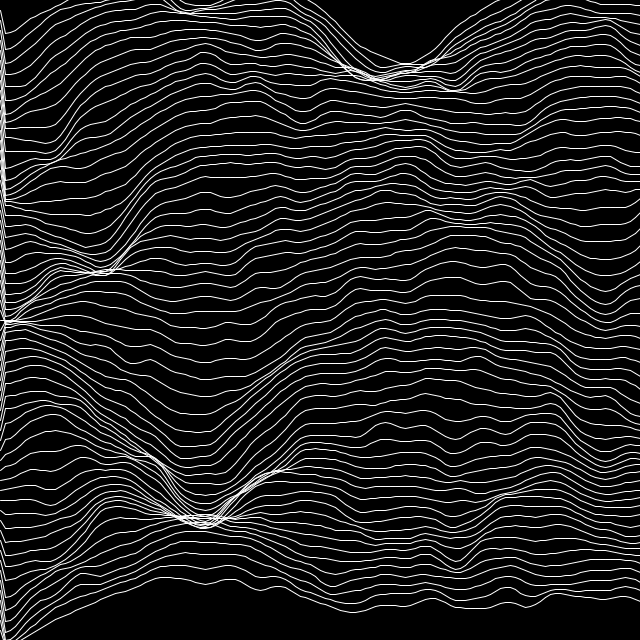
Frame 1 (no input)
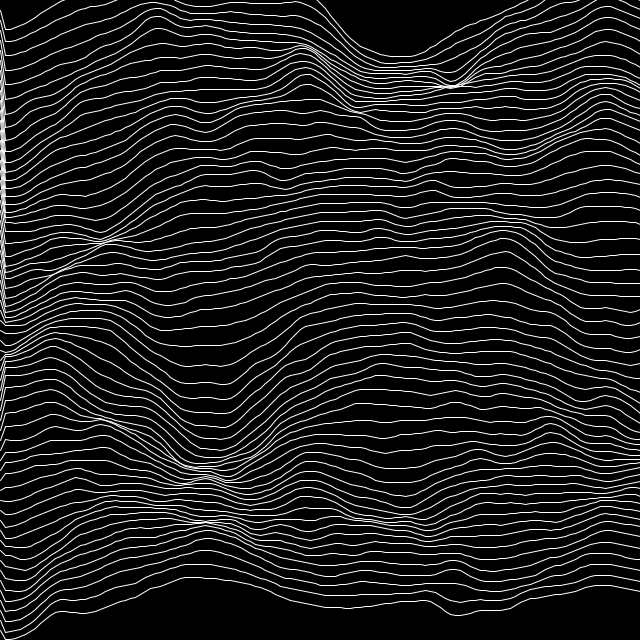
Frame 60 (the mouse pressed at the canvas centre just before this capture)
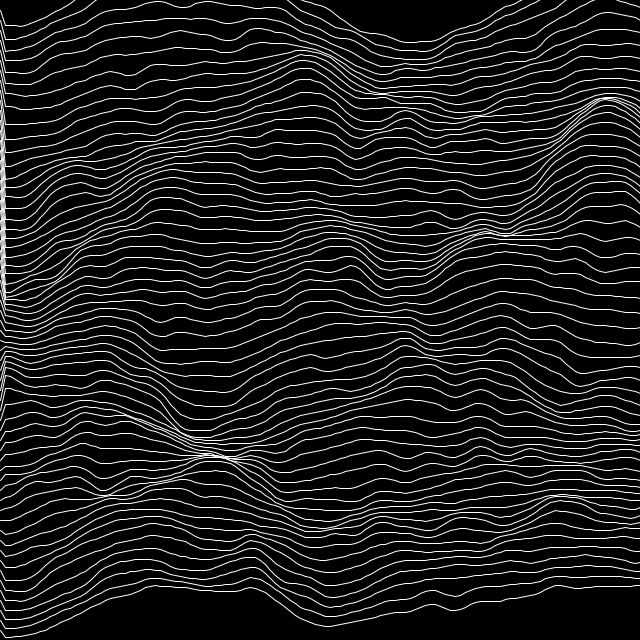
Frame 120 (the mouse held since frame 60 and released just before this capture)

The Processing sketch that drew these frames (run headless with seeded random() and noise(); from frame 60 on, the mouse is pressed at the canvas centre):

// Processing sketch: processing_36510
// ── processing_36510.pde



float t = 0;
float max_fps = 30;
float x_inc = 0;
float y_inc = 0;

void setup() {
  size(640,640);
  frameRate(max_fps);
  //smooth();
}

void draw() {
  background(0);
  stroke(255);
  
  int dx = 5;
  int dy = 10;
  float wave_height = 200;
  float speed = 0.1;
  
  if (mousePressed) {
    x_inc += -pow(2*(mouseX / (float)width - 0.5), 5);
    y_inc += -pow(2*(mouseY / (float)height - 0.5), 5);
  }
  
  for(int y = dy; y < height; y += dy) {
    int last_y = y;
    for(int x = 0; x < width; x += dx) {
      int next_y = y + floor(wave_height*noise(0.005 * x + x_inc, 0.005 * y + y_inc, speed * t / max_fps) - wave_height/2);
      line(x, last_y, x + dx, next_y);
      last_y = next_y;
    }
  }
  
  t += 1.0;
}
